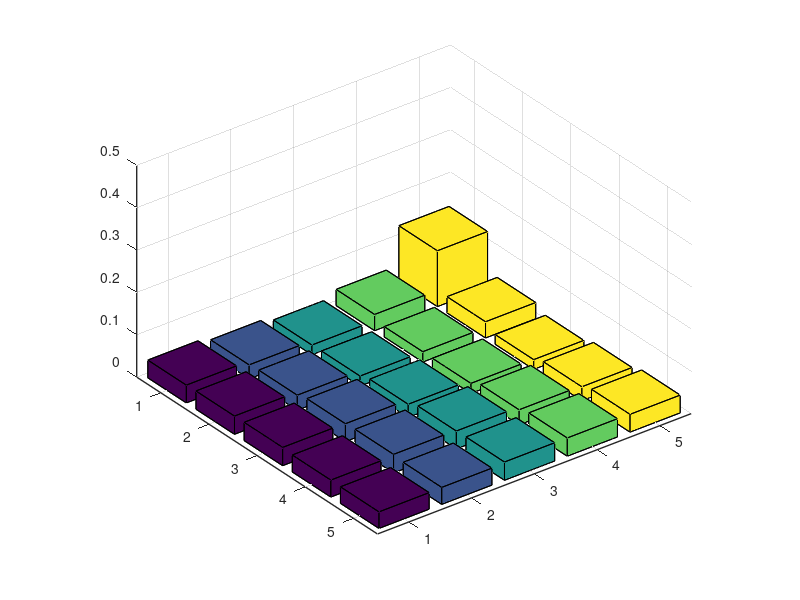

This chart was generated by the following MATLAB code: (Note: this script raises an error after producing the figure.)
load("data.mat")

N = 5;
vis_times = [2, 4, 6];
vis_index = [5, 9, 13];


%-- Set default options --%
set(0,'DefaultAxesFontSize', 10, ...
      'DefaultAxesFontName', 'Helvetica',...
      'DefaultAxesLineWidth', 1.0);

%% Ideal subplots

for i = 1:3
    figure(i);
    idx = vis_index(i);
    time = vis_times(i);
    z_data = reshape(ideal_dist(idx,:), N, N);
    b = bar3(z_data);
    zlim([0 0.5])    % Set Z-axis range
    ax = gca;
    ax.FontSize = 10;
    %ax.XTickLabel = {'|00001\rangle','|00010\rangle','|00100\rangle','|01000\rangle', '|10000\rangle'};
    %ax.YTickLabel = {'|00001\rangle','|00010\rangle','|00100\rangle','|01000\rangle', '|10000\rangle'};
    ax.XTickLabelRotation = -30;
    title_text = sprintf('T = %d', time);
    title(title_text, 'Fontsize', 16)
    
    colormap(summer)
    clim([0 0.4])
    for k = 1:length(b)
        b(k).CData = b(k).ZData;
        b(k).FaceColor = 'interp';
    end
    colorbar();
    f = gcf;
    file_name = sprintf("search_5_ideal_%d.png", i);
    %exportgraphics(f,file_name,'Resolution',300)
end


%% IonQ subplots

for i = 1:3
    figure(i);
    idx = vis_index(i);
    time = vis_times(i);
    z_data = reshape(ionq_freq(idx,:), N, N);
    b = bar3(z_data);
    zlim([0 0.3])    % Set Z-axis range
    ax = gca;
    ax.FontSize = 10;
    %ax.XTickLabel = {'|00001\rangle','|00010\rangle','|00100\rangle','|01000\rangle', '|10000\rangle'};
    %ax.YTickLabel = {'|00001\rangle','|00010\rangle','|00100\rangle','|01000\rangle', '|10000\rangle'};
    ax.XTickLabelRotation = -30;
    title_text = sprintf('T = %d', time);
    title(title_text, 'Fontsize', 16)
    
    colormap(parula)
    clim([0 0.15])
    for k = 1:length(b)
        b(k).CData = b(k).ZData;
        b(k).FaceColor = 'interp';
    end
    colorbar();
    f = gcf;
    file_name = sprintf("search_5_ionq_%d.png", i);
    %exportgraphics(f,file_name,'Resolution',300)
end